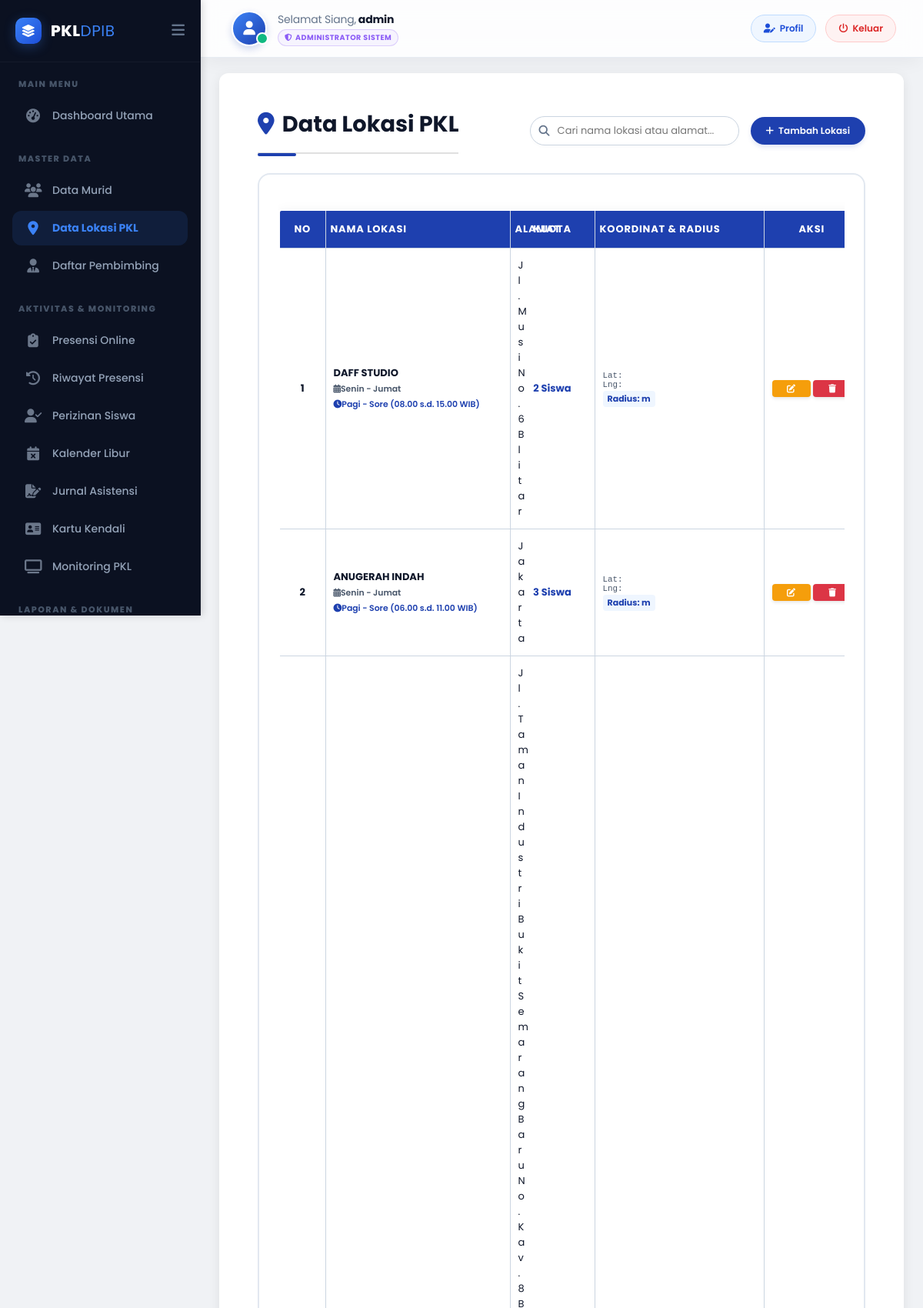
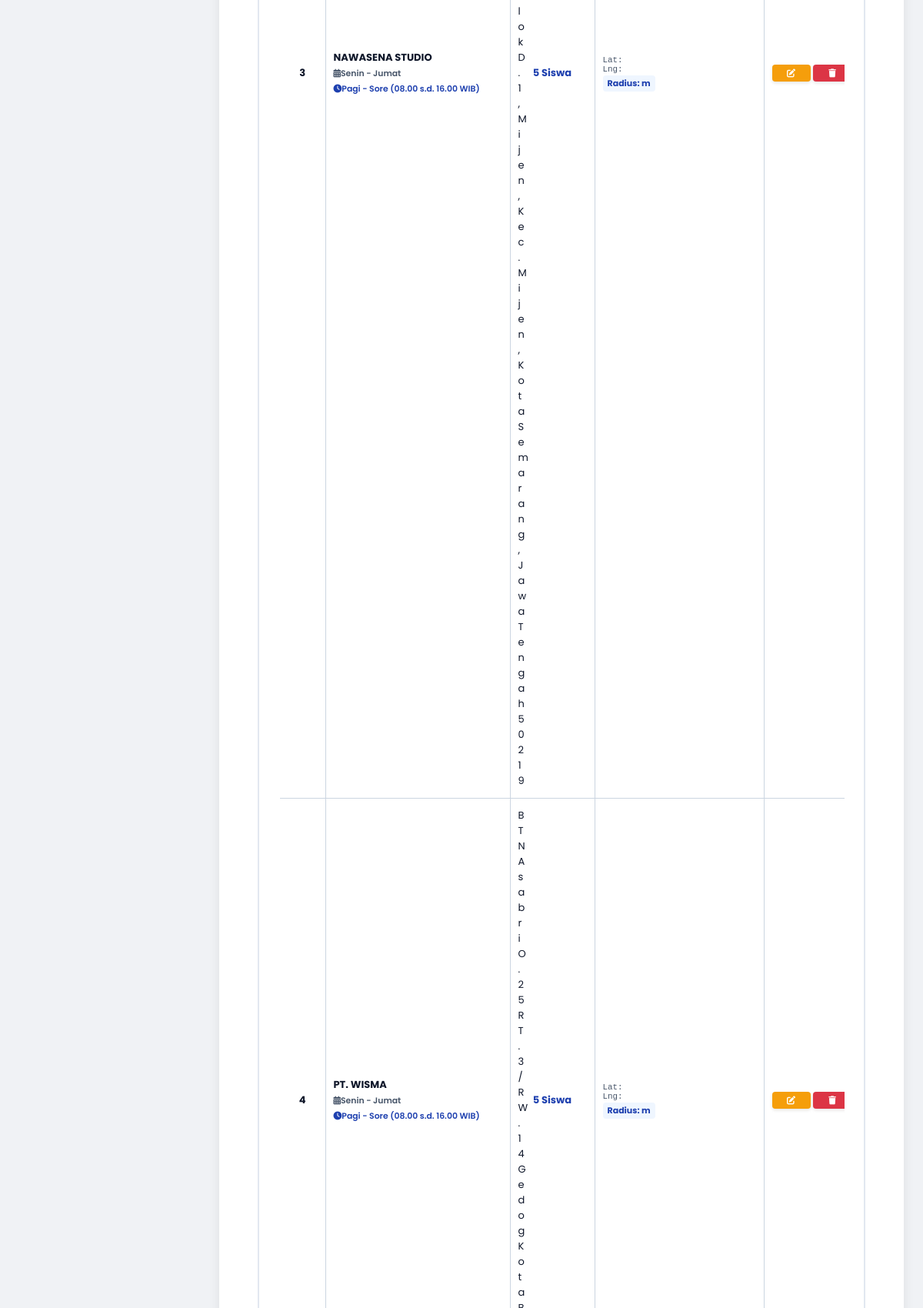
The page /admin/lokasi-add.php (signed in, upper part) on the database its author committed (2 pictures, top to bottom).
### tables this page shows
CREATE TABLE `lokasi_pkl` (
  `lokasi_id` int(11) NOT NULL,
  `alamat` varchar(255) DEFAULT NULL,
  `guru_id` int(11) DEFAULT NULL,
  `nama_lokasi` varchar(100) NOT NULL,
  `jam_kerja` varchar(100) DEFAULT NULL,
  `kuota_max` int(11) NOT NULL DEFAULT 5
);

### admin/lokasi-add.php (the view, shortened to what this page needs)
<?php
include '../config/db-koneksi.php';
$check_col = $koneksi->query("SHOW COLUMNS FROM lokasi_pkl LIKE 'hari_mulai'");
if ($check_col && $check_col->num_rows == 0) {
    $koneksi->query("ALTER TABLE lokasi_pkl ADD COLUMN hari_mulai VARCHAR(20) NULL DEFAULT 'Senin' AFTER nama_lokasi");
    $koneksi->query("ALTER TABLE lokasi_pkl ADD COLUMN hari_selesai VARCHAR(20) NULL DEFAULT 'Jumat' AFTER hari_mulai");
}
?>
<!DOCTYPE html>
<html lang="id">
<head>
    <link rel="stylesheet" href="../css/style.css">
    <link rel="stylesheet" href="https://cdnjs.cloudflare.com/ajax/libs/font-awesome/6.5.2/css/all.min.css">
</head>
<body class="admin-body">
<?php include 'panel/sidebar.php'; ?>
<div class="main-content-wrapper">
    <?php include 'panel/navbar.php'; ?>
    <div class="admin-main-content">
        <div class="page-header">
            <h1><i class="fas fa-map-marker-alt" style="color: var(--mantap-blue-main); margin-right: 4px;"></i> Data Lokasi PKL</h1>
            <div class="header-actions-group">
                <div class="search-wrapper">
                    <i class="fas fa-search"></i>
                    <input type="text" id="searchInput" class="search-input" placeholder="Cari nama lokasi atau alamat..." onkeyup="filterTable()">
                </div>
                <button class="btn-add" id="openAddModalBtn"><i class="fas fa-plus"></i> Tambah Lokasi</button>
            </div>
        </div>
        <div class="table-panel">
            <div class="table-container-fixed">
                <table class="data-table" id="lokasiTableData">
                    <thead>
                        <tr>
                            <th style="width: 60px; text-align: center;">No</th>
                            <th style="width: 240px; text-align: left;">Nama Lokasi</th>
                            <th style="width: 110px; text-align: center;">Kuota</th>
                            <th style="width: 220px; text-align: left;">Koordinat & Radius</th>
                            <th style="width: 125px; text-align: center;">Aksi</th>
                        </tr>
                    </thead>
                    <tbody>
                        <?php
                        $no = 1;
                        $result = $koneksi->query("SELECT * FROM lokasi_pkl ORDER BY lokasi_id DESC");
                        if ($result && $result->num_rows > 0) {
                            while ($row = $result->fetch_assoc()) {
                                $raw_time_string = $row['jam_kerja'];
                                $js_jam_masuk = "08:00";
                                $js_jam_pulang = "16:00";
                                if (strpos($raw_time_string, 's.d.') !== false) {
                                    $parts = explode('s.d.', $raw_time_string);
                                    $js_jam_masuk = str_replace('.', ':', trim($parts[0]));
                                    $js_jam_pulang = str_replace('.', ':', trim(str_replace('WIB', '', $parts[1])));
                                    $js_jam_masuk = date("H:i", strtotime($js_jam_masuk));
                                    $js_jam_pulang = date("H:i", strtotime($js_jam_pulang));
                                }
                                $js_hari_mulai = htmlspecialchars($row['hari_mulai'] ?? 'Senin', ENT_QUOTES);
                                $js_hari_selesai = htmlspecialchars($row['hari_selesai'] ?? 'Jumat', ENT_QUOTES);
                                ?>
                                <tr>
                                    <td style="text-align: center; font-weight: 700;"><?php echo $no++; ?></td>
                                    <td style="text-align: left;">
                                        <strong style="color: var(--mantap-blue-dark); text-transform: uppercase; font-size: 13px;"><?php echo htmlspecialchars($row['nama_lokasi']); ?></strong><br>
                                        <small style="color: #475569; font-weight: 600;"><i class="fas fa-calendar-alt me-1"></i><?php echo $js_hari_mulai . ' - ' . $js_hari_selesai; ?></small><br>
                                        <small style="color: var(--mantap-blue-main); font-weight: 600;"><i class="fas fa-clock me-1"></i><?php echo htmlspecialchars($row['jam_kerja']); ?></small>
                                    </td>
                                    <td style="text-align: center; font-weight: 700; color: #1e40af;"><?php echo htmlspecialchars($row['kuota_max']); ?> Siswa</td>
                                    <td style="text-align: left;">
                                        <small style="color: #475569; display: block; font-family: monospace;">Lat: <?php echo htmlspecialchars($row['latitude']); ?></small>
                                        <small style="color: #475569; display: block; font-family: monospace;">Lng: <?php echo htmlspecialchars($row['longitude']); ?></small>
                                        <span style="background:#eff6ff; color:#1e40af; padding: 2px 6px; border-radius:4px; font-weight:700; font-size:11px; display:inline-block; margin-top:2px;">Radius: <?php echo htmlspecialchars($row['radius']); ?>m</span>
                                    </td>
                                    <td style="text-align: center;">
                                        <button class="btn-action btn-edit btn-edit-trigger"
                                                data-id="<?php echo $row['lokasi_id']; ?>"
                                                data-nama="<?php echo htmlspecialchars($row['nama_lokasi'], ENT_QUOTES); ?>"
                                                data-harimulai="<?php echo $js_hari_mulai; ?>"
                                                data-hariselesai="<?php echo $js_hari_selesai; ?>"
                                                data-jamins="<?php echo $js_jam_masuk; ?>"
                                                data-jamout="<?php echo $js_jam_pulang; ?>"
                                                data-alamat="<?php echo htmlspecialchars($row['alamat'], ENT_QUOTES); ?>"
                                                data-kuota="<?php echo $row['kuota_max']; ?>"
                                                data-lat="<?php echo $row['latitude']; ?>"
                                                data-lng="<?php echo $row['longitude']; ?>"
                                                data-radius="<?php echo $row['radius']; ?>"
                                                title="Edit Lokasi"><i class="fas fa-edit"></i></button>
                                        <button type="button" class="btn-action btn-delete" onclick="konfirmasiHapusLokasi('<?php echo $row['lokasi_id']; ?>')"><i class="fas fa-trash"></i></button>
                                    </td>
                                </tr>
                                <?php
                            }
                        }
                        ?>
                    </tbody>
                </table>
            </div>
        </div>
    </div>
</div>
<?php include 'panel/footer.php'; ?>
</body>
</html>

### css/style.css (style rules this page uses)
html { scroll-behavior: smooth; }
body { font-family: 'Poppins', sans-serif; background-color: #f0f2f5; padding: 0; margin: 0; }
h1 { color: #2c3e50; font-weight: 700; font-size: 28px; border-bottom: 2px solid #e0e0e0; padding-bottom: 15px; margin-bottom: 25px; padding-left: 5%; padding-right: 5%; }
table { width: 100%; margin: 20px 0; border-radius: 10px; overflow: hidden; box-shadow: none; }
table th, table td { border: none; padding: 14px 18px; text-align: left; font-size: 14px; vertical-align: middle; white-space: normal; }
table th:nth-child(1), table td:nth-child(1) { width: 20%; }
table th:nth-child(2), table td:nth-child(2) { width: 25%; }
table th:nth-child(4), table td:nth-child(4) { width: 10%; }
table th { background-color: #2c3e50; color: #ffffff; font-weight: 700; text-transform: uppercase; letter-spacing: 0.8px; }
table tr:nth-child(even) { background-color: #f8f9fa; }
table { width: 90%; margin: 20px auto; border-radius: 10px; overflow: hidden; box-shadow: 0 8px 20px rgba(0, 0, 0, 0.1); }
.admin-body { display: flex; font-family: 'Poppins', sans-serif; background-color: #f0f2f5; min-height: 100vh; }
.main-content-wrapper { flex-grow: 1; display: flex; flex-direction: column; }
.admin-main-content { padding: 20px; flex-grow: 1; }
.admin-main-content h1 { font-size: 24px; padding-left: 0; padding-right: 0; margin-bottom: 20px; }

### admin/panel/sidebar.php (style rules this page uses)
:root { --sidebar-bg: #0B1121; --sidebar-active-bg: rgba(59, 130, 246, 0.12); --sidebar-active-text: #3b82f6; --sidebar-hover-bg: rgba(255, 255, 255, 0.04); --text-main: #94a3b8; --text-hover: #f1f5f9; --sidebar-width-full: 260px; --sidebar-width-mini: 85px; }
body { padding-left: var(--sidebar-width-full) !important; transition: padding-left 0.3s cubic-bezier(0.4, 0, 0.2, 1) !important; overflow-x: hidden; }

### admin/panel/navbar.php (style rules this page uses)
:root { --nav-height: 75px; }

### rows shown on the page
lokasi_pkl: nama_lokasi "DAFF STUDIO", js_hari_mulai "Senin", js_hari_selesai "Jumat", jam_kerja "Pagi - Sore (08.00 s.d. 15.00 WIB)", kuota_max "2"
lokasi_pkl: nama_lokasi "ANUGERAH INDAH", js_hari_mulai "Senin", js_hari_selesai "Jumat", jam_kerja "Pagi - Sore (06.00 s.d. 11.00 WIB)", kuota_max "3"
lokasi_pkl: nama_lokasi "NAWASENA STUDIO", js_hari_mulai "Senin", js_hari_selesai "Jumat", jam_kerja "Pagi - Sore (08.00 s.d. 16.00 WIB)", kuota_max "5"
lokasi_pkl: nama_lokasi "PT. WISMA", js_hari_mulai "Senin", js_hari_selesai "Jumat", jam_kerja "Pagi - Sore (08.00 s.d. 16.00 WIB)", kuota_max "5"

### other values the page prints
$sapaan "Selamat Siang"
$current_full_name "admin"
$role_label "ADMINISTRATOR SISTEM"
